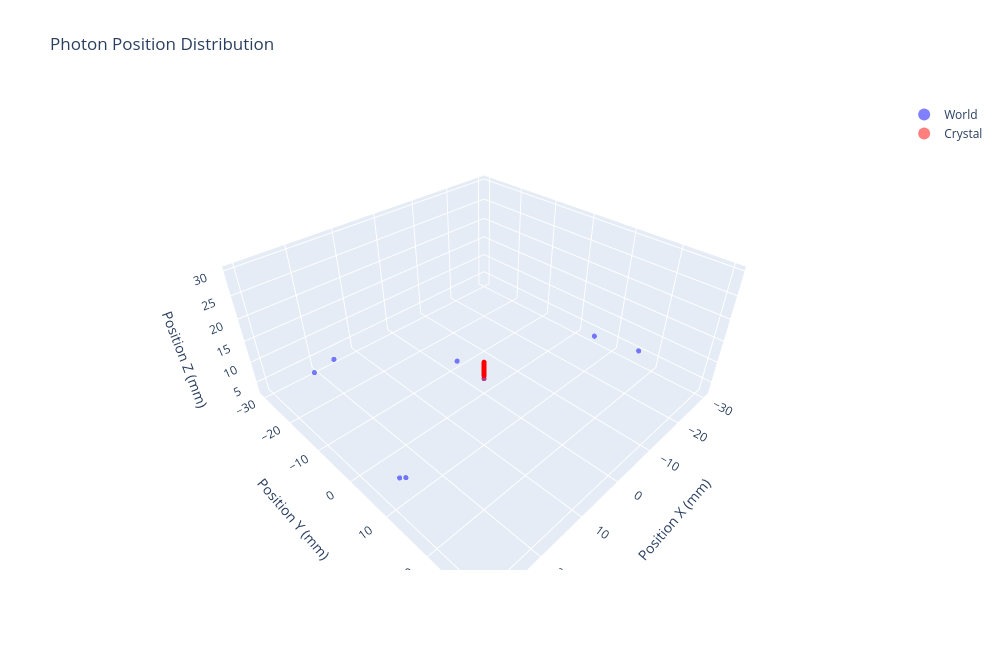

Notebook code for this chart:
### Code cell
# Plot the position distribution of photons in the crystal and in the world
fig = go.Figure()
fig.add_trace(
    go.Scatter3d(
        x=world_phsa_df["Position_X"],
        y=world_phsa_df["Position_Y"],
        z=world_phsa_df["Position_Z"],
        mode="markers",
        name="World",
        marker=dict(size=3, color="blue", opacity=0.5),
    )
)
fig.add_trace(
    go.Scatter3d(
        x=crystal_phsa_df["Position_X"],
        y=crystal_phsa_df["Position_Y"],
        z=crystal_phsa_df["Position_Z"],
        mode="markers",
        name="Crystal",
        marker=dict(size=3, color="red", opacity=0.5),
    )
)
fig.update_layout(
    title="Photon Position Distribution",
    scene=dict(
        xaxis_title="Position X (mm)",
        yaxis_title="Position Y (mm)",
        zaxis_title="Position Z (mm)",
    ),
    legend=dict(itemsizing="constant"),
    width=1000,
    height=650,
)

# Add a 6 cm by 6 cm by 6 cm box representing the world volume

fig.show()

### Figure 1 — Plotly figure (JSON) as saved in the notebook; plotly's stock layout.template omitted (floating-point values rounded to 4 significant figures; data arrays with more than 128 entries replaced by an {"elided": "..."} marker saying what was removed)
{"data": [{"marker": {"color": "blue", "opacity": 0.5, "size": 3}, "mode": "markers", "name": "World", "type": "scatter3d", "x": {"elided": "167 float values"}, "y": {"elided": "167 float values"}, "z": {"elided": "167 float values"}}, {"marker": {"color": "red", "opacity": 0.5, "size": 3}, "mode": "markers", "name": "Crystal", "type": "scatter3d", "x": {"elided": "160 float values"}, "y": {"elided": "160 float values"}, "z": {"elided": "160 float values"}}], "layout": {"height": 650, "legend": {"itemsizing": "constant"}, "scene": {"xaxis": {"title": {"text": "Position X (mm)"}}, "yaxis": {"title": {"text": "Position Y (mm)"}}, "zaxis": {"title": {"text": "Position Z (mm)"}}}, "title": {"text": "Photon Position Distribution"}, "width": 1000}}
